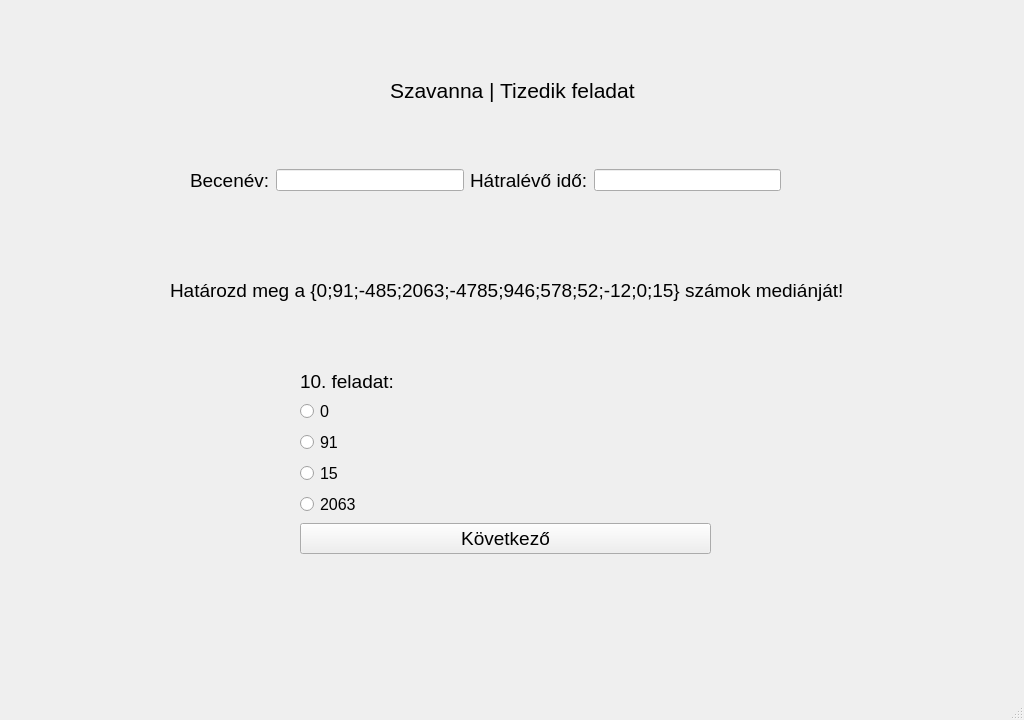
<?xml version="1.0" encoding="UTF-8"?>
<ui version="4.0">
 <class>ques1</class>
 <widget class="QMainWindow" name="ques1">
  <property name="geometry">
   <rect>
    <x>0</x>
    <y>0</y>
    <width>1024</width>
    <height>720</height>
   </rect>
  </property>
  <property name="windowTitle">
   <string>Játékos matematikai gyakorlóprogram</string>
  </property>
  <widget class="QWidget" name="centralwidget">
   <widget class="QLabel" name="label">
    <property name="geometry">
     <rect>
      <x>0</x>
      <y>-10</y>
      <width>1024</width>
      <height>720</height>
     </rect>
    </property>
    <property name="text">
     <string/>
    </property>
    <property name="pixmap">
     <pixmap>../szakdoga hátterek/african-savanna-forest-landscape-scene-at-sunset-free-vector.jpg</pixmap>
    </property>
    <property name="scaledContents">
     <bool>true</bool>
    </property>
   </widget>
   <widget class="QLabel" name="label_4">
    <property name="geometry">
     <rect>
      <x>390</x>
      <y>70</y>
      <width>281</width>
      <height>41</height>
     </rect>
    </property>
    <property name="sizePolicy">
     <sizepolicy hsizetype="Expanding" vsizetype="Preferred">
      <horstretch>0</horstretch>
      <verstretch>0</verstretch>
     </sizepolicy>
    </property>
    <property name="font">
     <font>
      <pointsize>16</pointsize>
     </font>
    </property>
    <property name="cursor">
     <cursorShape>ArrowCursor</cursorShape>
    </property>
    <property name="text">
     <string>Szavanna | Tizedik feladat</string>
    </property>
   </widget>
   <widget class="QWidget" name="horizontalLayoutWidget">
    <property name="geometry">
     <rect>
      <x>190</x>
      <y>140</y>
      <width>591</width>
      <height>81</height>
     </rect>
    </property>
    <layout class="QHBoxLayout" name="horizontalLayout">
     <item>
      <widget class="QLabel" name="label_2">
       <property name="font">
        <font>
         <pointsize>14</pointsize>
        </font>
       </property>
       <property name="text">
        <string>Becenév:</string>
       </property>
      </widget>
     </item>
     <item>
      <widget class="QLineEdit" name="T1">
       <property name="sizePolicy">
        <sizepolicy hsizetype="Expanding" vsizetype="Fixed">
         <horstretch>0</horstretch>
         <verstretch>0</verstretch>
        </sizepolicy>
       </property>
      </widget>
     </item>
     <item>
      <widget class="QLabel" name="label_3">
       <property name="font">
        <font>
         <pointsize>14</pointsize>
        </font>
       </property>
       <property name="text">
        <string>Hátralévő idő:</string>
       </property>
      </widget>
     </item>
     <item>
      <widget class="QLineEdit" name="T2">
       <property name="sizePolicy">
        <sizepolicy hsizetype="Expanding" vsizetype="Fixed">
         <horstretch>0</horstretch>
         <verstretch>0</verstretch>
        </sizepolicy>
       </property>
      </widget>
     </item>
    </layout>
   </widget>
   <widget class="QWidget" name="formLayoutWidget">
    <property name="geometry">
     <rect>
      <x>300</x>
      <y>370</y>
      <width>411</width>
      <height>251</height>
     </rect>
    </property>
    <layout class="QFormLayout" name="formLayout">
     <property name="labelAlignment">
      <set>Qt::AlignLeading|Qt::AlignLeft|Qt::AlignTop</set>
     </property>
     <item row="1" column="0">
      <widget class="QLabel" name="label_5">
       <property name="font">
        <font>
         <pointsize>14</pointsize>
        </font>
       </property>
       <property name="text">
        <string>10. feladat:</string>
       </property>
      </widget>
     </item>
     <item row="2" column="0">
      <widget class="QRadioButton" name="R1">
       <property name="font">
        <font>
         <pointsize>12</pointsize>
        </font>
       </property>
       <property name="text">
        <string>0</string>
       </property>
      </widget>
     </item>
     <item row="3" column="0">
      <widget class="QRadioButton" name="R2">
       <property name="font">
        <font>
         <pointsize>12</pointsize>
        </font>
       </property>
       <property name="text">
        <string>91</string>
       </property>
      </widget>
     </item>
     <item row="4" column="0">
      <widget class="QRadioButton" name="R3">
       <property name="font">
        <font>
         <pointsize>12</pointsize>
        </font>
       </property>
       <property name="text">
        <string>15</string>
       </property>
      </widget>
     </item>
     <item row="6" column="0" colspan="2">
      <widget class="QPushButton" name="B1">
       <property name="font">
        <font>
         <pointsize>14</pointsize>
        </font>
       </property>
       <property name="text">
        <string>Következő</string>
       </property>
      </widget>
     </item>
     <item row="5" column="0">
      <widget class="QRadioButton" name="R4">
       <property name="font">
        <font>
         <pointsize>12</pointsize>
        </font>
       </property>
       <property name="text">
        <string>2063</string>
       </property>
      </widget>
     </item>
    </layout>
   </widget>
   <widget class="QLabel" name="label_6">
    <property name="geometry">
     <rect>
      <x>170</x>
      <y>250</y>
      <width>681</width>
      <height>81</height>
     </rect>
    </property>
    <property name="font">
     <font>
      <pointsize>14</pointsize>
     </font>
    </property>
    <property name="text">
     <string>Határozd meg a {0;91;-485;2063;-4785;946;578;52;-12;0;15} számok mediánját!</string>
    </property>
    <property name="scaledContents">
     <bool>true</bool>
    </property>
   </widget>
  </widget>
  <widget class="QMenuBar" name="menubar">
   <property name="geometry">
    <rect>
     <x>0</x>
     <y>0</y>
     <width>1024</width>
     <height>21</height>
    </rect>
   </property>
  </widget>
  <widget class="QStatusBar" name="statusbar"/>
 </widget>
 <resources/>
 <connections/>
</ui>
